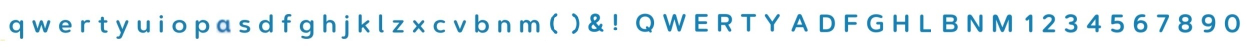
#> input picture projekat/songpop_text/razlicitabrojevi.jpg, 2494 x 97 px, found by its file name (shown at 1/2 size)
$ jupyter execute --allow-errors songpop_text.ipynb   (shell and % lines are left out)
#> lines starting #> are read from the running program, lines starting #| are printed output that depends on the picture; after the words box and inside, x2 and y2 are one past the last pixel; in counts of white or black regions, pixels touching at a corner belong together
[cell 1]
import numpy as np
import cv2 # OpenCV
import matplotlib
import matplotlib.pyplot as plt

[cell 2]
# iscrtavanje slika u notebook-u
# prikaz vecih slika
matplotlib.rcParams['figure.figsize'] = 16,12

[cell 3]
# keras
from keras.models import Sequential
from keras.layers.core import Dense, Activation
from keras.optimizers import SGD
#from tensorflow.keras.layers import Conv2D, LeakyReLU, Flatten, Dense, MaxPool2D

[cell 4]
def load_image(path):
    return cv2.cvtColor(cv2.imread(path), cv2.COLOR_BGR2RGB)

def image_gray(image):
    return cv2.cvtColor(image, cv2.COLOR_RGB2GRAY)

def image_bin(image_gs):
    height, width = image_gs.shape[0:2]
    image_binary = np.ndarray((height, width), dtype=np.uint8)
    ret, image_bin = cv2.threshold(image_gs, 127, 255, cv2.THRESH_BINARY)
    return image_bin

def invert(image):
    return 255-image

def display_image(image, color=False):
    if color:
        plt.imshow(image)
    else:
        plt.imshow(image, 'gray')

def dilate(image):
    kernel = np.ones((6, 6)) # strukturni element 3x3 blok
    return cv2.dilate(image, kernel, iterations=1)

def erode(image):
    kernel = np.ones((6, 6)) # strukturni element 3x3 blok
    return cv2.erode(image, kernel, iterations=1)

[cell 5]
def resize_region(region):
    return cv2.resize(region, (28, 28), interpolation=cv2.INTER_NEAREST)

[cell 6]
def scale_to_range(image):
    return image/255

[cell 7]
def matrix_to_vector(image):
    return image.flatten()

[cell 8]
def prepare_for_ann(regions):
    ready_for_ann = []
    for region in regions:
        scale = scale_to_range(region)
        ready_for_ann.append(matrix_to_vector(scale))
    return ready_for_ann

[cell 9]
def convert_output(alphabet):
    nn_outputs = []
    for index in range(len(alphabet)):
        output = np.zeros(len(alphabet))
        output[index] = 1
        nn_outputs.append(output)
    return np.array(nn_outputs)

[cell 10]
def create_ann(output_size):
    ann = Sequential()
    ann.add(Dense(128, input_dim=784, activation='sigmoid'))
    ann.add(Dense(output_size, activation='sigmoid'))
    return ann

[cell 11]
# [10 lines left out: function train_ann, not called in this run]

[cell 12]
def winner(output):
    return max(enumerate(output), key=lambda x: x[1])[0]

[cell 13]
# [5 lines left out: function display_result, not called in this run]

[cell 14]
from sklearn.cluster import KMeans

[cell 15]
def select_roi_with_distances(image_orig, image_bin):
    contours, hierarchy = cv2.findContours(image_bin.copy(), cv2.RETR_TREE, cv2.CHAIN_APPROX_SIMPLE)
    #contours, hierarchy = cv2.findContours(image_bin.copy(), cv2.RETR_CCOMP, cv2.CHAIN_APPROX_SIMPLE)
    #contours, hierarchy = cv2.findContours(image_bin.copy(), cv2.RETR_EXTERNAL, cv2.CHAIN_APPROX_SIMPLE)
    #contours, hierarchy = cv2.findContours(image_bin.copy(), cv2.RETR_LIST, cv2.CHAIN_APPROX_SIMPLE)
    regions_array = []
    print(len(contours))
    #print(hierarchy)
    #for contour in contours:
    for i in range(0, len(contours)):
        center1, size1, angle1 = cv2.minAreaRect(contours[i])
        width1, height1 = size1
        if hierarchy[0][i][3] == 0:
            x, y, w, h = cv2.boundingRect(contours[i])
            region = image_bin[y:y+h+1, x:x+w+1]
            regions_array.append([resize_region(region), (x, y, w, h)])
            cv2.rectangle(image_orig, (x, y), (x+w, y+h), (0, 255, 0), 2)

    regions_array = sorted(regions_array, key=lambda x: x[1][0])

    sorted_regions = [region[0] for region in regions_array]
    sorted_rectangles = [region[1] for region in regions_array]
    region_distances = []
    # izdvojiti sortirane parametre opisujucih pravougaonika
    # izracunati rastojanja izmedju svih susednih regiona po X osi i dodati ih u niz rastojanja
    for index in range(0, len(sorted_rectangles) - 1):
        current = sorted_rectangles[index]
        next_rect = sorted_rectangles[index + 1]
        distance = next_rect[0] - (current[0] + current[2]) # x_next - (x_current + w_current)
        region_distances.append(distance)

    return image_orig, sorted_regions, region_distances, contours

[cell 16]
# [14 lines left out: function display_result_with_spaces, not called in this run]

[cell 17]
def image_grayy(image):
    return cv2.cvtColor(image, cv2.COLOR_RGB2GRAY)
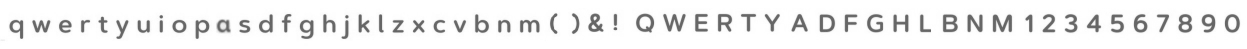
#> returned value: shape (97, 2494) (shown at 1/2 size); min 86, max 255, mean 239.3

def image_binn(image_gs):
    height, width = image_gs.shape[0:2]
#> height = 97; width = 2494
    image_binary = np.ndarray((height, width), dtype=np.uint8)
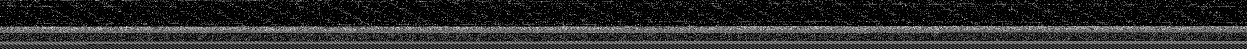
#> image_binary: shape (97, 2494) (shown at 1/2 size); min 0, max 255, mean 42
    ret, image_bin = cv2.threshold(image_gs, 127, 255, cv2.THRESH_BINARY)
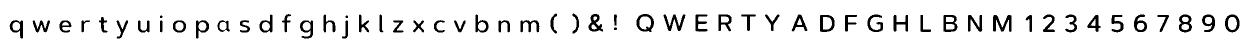
#> image_bin: shape (97, 2494) (shown at 1/2 size); 92.1% white; 58 black regions, largest, box (x1, y1, x2, y2) and area: (1986, 30, 2023, 64) 662, (1327, 29, 1371, 62) 588, (1273, 28, 1308, 64) 524
    #ret, image_bin = cv2.threshold(image_gs, 127, 255, cv2.THRESH_BINARY)
    return image_bin

image_color = load_image('C:\\Users\Korisnik\PycharmProjects\SoftComputing\projekat\songpop_text\\razlicitabrojevi.jpg')
img = image_binn(image_grayy(image_color))
img_bin = erode(img)
#> in erode, `return cv2.erode(image, kernel, iterations=1)`:
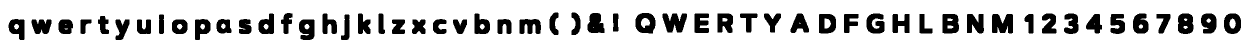
#> returned value: shape (97, 2494) (shown at 1/2 size); 82.1% white; 55 black regions
#plt.imshow(img)
selected_regions, letters, region_distances, contours = select_roi_with_distances(image_color.copy(), img_bin)
#> in select_roi_with_distances, `contours, hierarchy = cv2.findContours(image_bin.copy(), cv2.RETR_TREE..`: contours = 79 contours, 7 with area under 20; largest, box (x1, y1, x2, y2) and area: (0, 0, 2494, 97) 239328, (1983, 27, 2027, 68) 1456, (1270, 25, 1312, 68) 1452, (1324, 26, 1375, 66) 1410, (1637, 27, 1673, 68) 1292
#| 79
#> the loop in select_roi_with_distances, `for i in range(0, len(contours)):` made 79 passes
#> (center1, angle1, width1, height1, x, y, w, h) on passes 2, 3, 4, 5, 7, 9, 10, 11, 12, 15, 16, 17: ((919.5, 53), -90, 30, 29, 905, 38, 30, 31), ((837, 53), -90, 30, 28, 823, 38, 29, 31), ((796.5, 53), -90, 30, 27, 783, 38, 28, 31), ((613, 59), -90, 42, 32, 597, 38, 33, 43), ((359, 53), -90, 30, 32, 343, 38, 33, 31), ((287.5, 53), -90, 30, 29, 273, 38, 30, 31), ((244.5, 59), -90, 42, 29, 230, 38, 30, 43), ((171.5, 53), -90, 30, 23, 160, 38, 24, 31), ((131, 53), -90, 30, 30, 116, 38, 31, 31), ((82.5, 53), -90, 30, 41, 62, 38, 42, 31), ((1060, 52.5), -90, 31, 44, 1038, 37, 45, 32), ((1008.5, 52.5), -90, 31, 29, 994, 37, 30, 32)
#> (angle1, width1, height1, x, y, w, h) on passes 61, 63, 64, 65, 66, 68: (-90, 40, 32, 1434, 26, 33, 41), (-90, 40, 30, 1388, 26, 31, 41), (-90, 39, 50, 1324, 26, 51, 40), (-90, 37, 12, 1225, 26, 13, 38), (-90, 42, 32, 948, 26, 33, 43), (-90, 42, 14, 756, 26, 15, 43)
#> pass 3, in select_roi_with_distances, `region = image_bin[y:y+h+1, x:x+w+1]`:
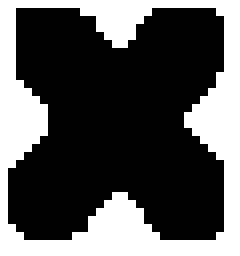
#> region: shape (32, 30) (shown 8 times larger); 33.9% white; 1 white region, box (x1, y1, x2, y2) and area: (0, 0, 30, 32) 325
#> after the loop in select_roi_with_distances, `for i in range(0, len(contours)):`:
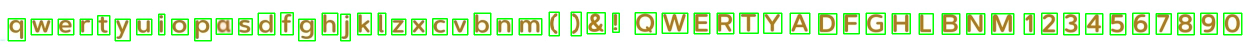
#> image_orig: shape (97, 2494, 3) (shown at 1/2 size); mean of channels 0, 1, 2 208.3, 242, 221.1; drawn as B, G, R
#> after the loop in select_roi_with_distances, `for i in range(0, len(contours)):`:
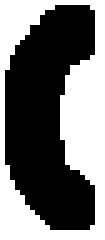
#> region: shape (48, 21) (shown 5 times larger); 44.7% white; 1 white region, box (x1, y1, x2, y2) and area: (0, 0, 21, 48) 451
#> after the loop in select_roi_with_distances, `for i in range(0, len(contours)):`: regions_array = 55 items
#> in select_roi_with_distances, `sorted_rectangles = [region[1] for region in regions_array]`: sorted_rectangles = 55 items, first 6: (16, 37, 34, 44), (62, 38, 42, 31), (116, 38, 31, 31), (160, 38, 24, 31), (195, 31, 24, 38), (230, 38, 30, 43)
#> the loop in select_roi_with_distances, `for index in range(0, len(sorted_rectangles) - 1):` made 54 passes
#> (current, next_rect, distance) on passes 1 to 12: ((16, 37, 34, 44), (62, 38, 42, 31), 12), ((62, 38, 42, 31), (116, 38, 31, 31), 12), ((116, 38, 31, 31), (160, 38, 24, 31), 13), ((160, 38, 24, 31), (195, 31, 24, 38), 11), ((195, 31, 24, 38), (230, 38, 30, 43), 11), ((230, 38, 30, 43), (273, 38, 30, 31), 13), ((273, 38, 30, 31), (317, 28, 12, 41), 14), ((317, 28, 12, 41), (343, 38, 33, 31), 14), ((343, 38, 33, 31), (389, 37, 33, 44), 13), ((389, 37, 33, 44), (432, 37, 32, 31), 10), ((432, 37, 32, 31), (477, 37, 27, 32), 13), ((477, 37, 27, 32), (516, 26, 33, 43), 12)
#> current on pass 45: (1983, 27, 44, 41)
print("Broj prepoznatih regiona: ", len(letters))
#| Broj prepoznatih regiona:  55
display_image(selected_regions)

imgg = selected_regions.copy()
cv2.drawContours(imgg, contours, -1, (255, 0, 0), 1)
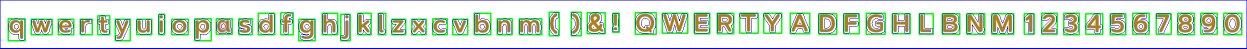
#> imgg: shape (97, 2494, 3) (shown at 1/2 size); 5.41% of pixels changed, all inside (x1, y1, x2, y2) = (0, 0, 2494, 97); drawn as B, G, R
#plt.imshow(imgg, 'gray')

[cell 18]
#alphabet = ['1', '2', '3', '4', '5', '6', '7', '8', '9', '0', '.', ',', '-', '!', '?', 'q', 'w', 'e', 'r', 't', 'y', 'u', 'i', 'o', 'p',
#            'a', 's', 'd', 'f', 'g', 'h', 'j', 'k', 'l', 'z', 'x', 'c', 'v', 'b', 'n', 'm',
#            'Q', 'W', 'E', 'R', 'T', 'Y', 'U', 'I', 'O', 'P', 'A', 'S', 'D', 'F', 'G', 'H', 'J', 'K', 'L',
#            'Z', 'X', 'C', 'V', 'B', 'N', 'M']
#alphabet = ['q', 'w', 'e', 'r', 't', 'y', 'u', 'i', 'o', 'p',
#            'a', 's', 'd', 'f', 'g', 'h', 'j', 'k', 'l', 'z', 'x', 'c', 'v', 'b', 'n', 'm',
#            'Q', 'W', 'E', 'R', 'T', 'Y', 'U', 'I', 'O', 'P', 'A', 'S', 'D', 'F', 'G', 'H', 'J', 'K', 'L',
#            'Z', 'X', 'C', 'V', 'B', 'N', 'M'
#            ]
alphabet = ['q', 'w', 'e', 'r', 't', 'y', 'u', 'i', 'o', 'p',
            'a', 's', 'd', 'f', 'g', 'h', 'j', 'k', 'l', 'z', 'x', 'c', 'v', 'b', 'n', 'm', '(', ')', '&', '!'
            ]
alphabet = ['q', 'w', 'e', 'r', 't', 'y', 'u', 'i', 'o', 'p',
            'a', 's', 'd', 'f', 'g', 'h', 'j', 'k', 'l', 'z', 'x', 'c', 'v', 'b', 'n', 'm', '(', ')', '&', '!',
            'Q', 'W', 'E', 'R', 'T', 'Y', 'U', 'I', 'O', 'P', 'A', 'S', 'D', 'F', 'G', 'H', 'J', 'K', 'L',
            'Z', 'X', 'C', 'V', 'B', 'N', 'M',
            '1', '2', '3', '4', '5', '6', '7', '8', '9', '0'
            ]
alphabet = [
            'Q', 'W', 'E', 'R', 'T', 'Y', 'U', 'I', 'O', 'P', 'A', 'S', 'D', 'F', 'G', 'H', 'J', 'K', 'L',
            'Z', 'X', 'C', 'V', 'B', 'N', 'M',
            '1', '2', '3', '4', '5', '6', '7', '8', '9', '0'
            ]
alphabet = [
            'Q', 'W', 'E', 'R', 'T', 'Y', 'U', 'I', 'O', 'P', 'A', 'S', 'D', 'f', 'g', 'h', 'j', 'k', 'l', 'z', 'x', 'c', 'v', 'b', 'n', 'm',
            '1', '2', '3', '4', '5', '6', '7', '8', '9', '0'
            ]
alphabet = ['q', 'w', 'e', 'r', 't', 'y', 'u', 'i', 'o', 'p',
            'a', 's', 'd', 'f', 'g', 'h', 'j', 'k', 'l', 'z', 'x', 'c', 'v', 'b', 'n', 'm', '(', ')', '&', '!',
            'Q', 'W', 'E', 'R', 'T', 'Y', 'A', 'D', 'F', 'G', 'H', 'L',
            'B', 'N', 'M',
            '1', '2', '3', '4', '5', '6', '7', '8', '9', '0'
            ]
print(len(alphabet))
inputs = prepare_for_ann(letters)
#> the loop in prepare_for_ann, `for region in regions:` made 55 passes
#> after the loop in prepare_for_ann, `for region in regions:`:
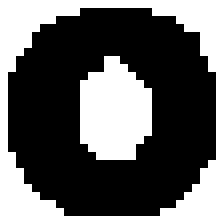
#> scale: shape (28, 28) float64 (shown 8 times larger); values 0 (black) and 1 (white), 38.8% white; 2 white regions, box (x1, y1, x2, y2) and area: (0, 0, 28, 28) 212, (10, 7, 19, 20) 92
outputs = convert_output(alphabet)
#> (the rest of this cell did not finish here and is left out)

ann = train_ann(ann, inputs, outputs, epochs=2000)

[cell 19]
image_color = load_image('C:\\Users\Korisnik\PycharmProjects\SoftComputing\projekat\songpop_text\\razlicitabrojevi.jpg')


img = image_bin(image_gray(image_color))
#> in image_bin, `image_binary = np.ndarray((height, width), dtype=np.uint8)`:
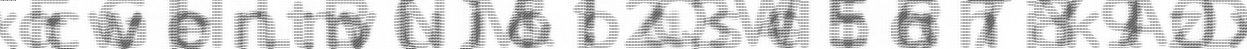
#> image_binary: shape (97, 2494) (shown at 1/2 size); min 0, max 255, mean 214.6
selected_regions, letters, distances, contours = select_roi_with_distances(image_color.copy(), erode(img))
#| 79
#> the loop in select_roi_with_distances (call 2), `for i in range(0, len(contours)):` made 79 passes
#> the loop in select_roi_with_distances (call 2), `for index in range(0, len(sorted_rectangles) - 1):` made 54 passes
print("Broj prepoznatih regiona: ", len(letters))
#| Broj prepoznatih regiona:  55
display_image(selected_regions)

# neophodno je da u K-Means algoritam bude prosledjena matrica u kojoj vrste odredjuju elemente
distances = np.array(distances).reshape(len(distances), 1)

k_means = KMeans(n_clusters=2)
k_means.fit(distances)

[cell 20]
inputs = prepare_for_ann(letters)
#> the loop in prepare_for_ann (call 2), `for region in regions:` made 55 passes
#> (the rest of this cell did not finish here and is left out)

[cell 21]
import pyautogui
import time

time.sleep(2)
imm = pyautogui.screenshot()
#plt.imshow(im)
imm.save('C:\\Users\Korisnik\PycharmProjects\proj\songpop_text\screen1.png')

dims = [[690, 780, 490, 950], [690, 780, 1020, 1480], [800, 890, 490, 950], [800, 890, 1020, 1480]]
X = []
answers = []
#im = load_image('C:\\Users\Korisnik\PycharmProjects\proj\songpop_text\screenshot5.jpg')
#> (the rest of this cell did not finish here and is left out)

[cell 22]
from difflib import SequenceMatcher

def similar(a, b):
    return SequenceMatcher(None, a, b).ratio()

[cell 23]
print(similar("Ellie Goulding","r l l l e g o u l d li n g"))
print(similar("Ellie Goulding","o av e"))
print(similar("Ellie Goulding","h e a sl ah so ewt mt l ea nl zf nh see om rbe l ae t e s t"))
print(similar("Ellie Goulding","post malone l swae bee"))
